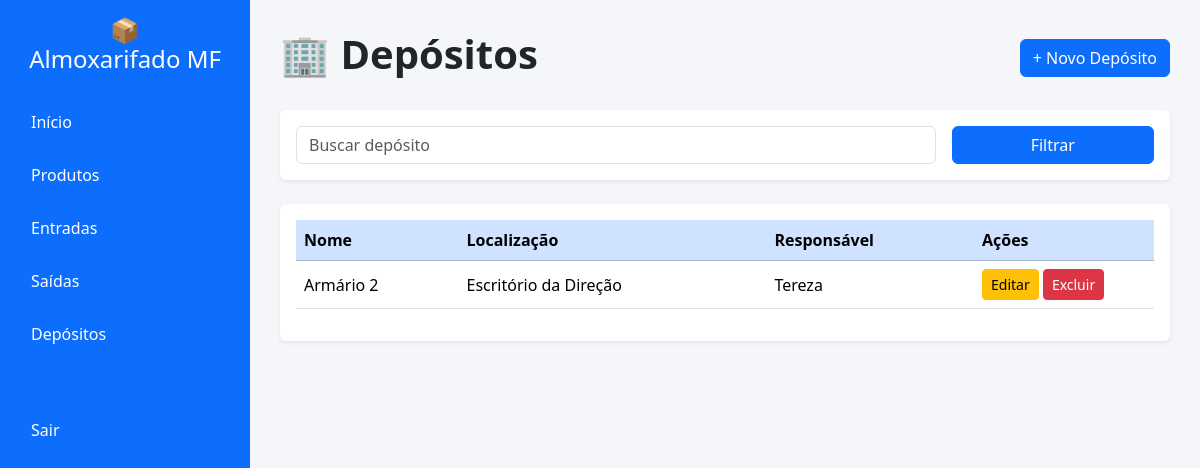
Page /depositos/ on the committed database.
### estoque/models.py (models this page shows, shortened)
class Depositos(models.Model):
    nome = models.CharField(max_length=100)
    localizacao = models.CharField(max_length=100)
    responsavel = models.CharField(max_length=100)

### estoque/views.py (the view)
# urls.py: path("depositos/", views.depositos, name="depositos"),
def depositos(request):
    depositos = Depositos.objects.all()
    return render(request, 'depositos.html', {'depositos': depositos})

### estoque/templates/depositos.html (shortened to what this page needs)
{% extends 'base.html' %}
{% block content %}
<div class="d-flex justify-content-between align-items-center mb-4">
    <h1 class="fw-bold">
        🏢 Depósitos
    </h1>
    <a href="{% url 'cadastrar_deposito' %}" class="btn btn-primary">
        + Novo Depósito
    </a>
</div>
<div class="card border-0 shadow-sm mb-4">
    <div class="card-body">
        <form method="GET">
            <div class="row g-3">
                <div class="col-md-9">
                    <input type="text" name="nome" class="form-control" placeholder="Buscar depósito">
                </div>
                <div class="col-md-3">
                    <button type="submit" class="btn btn-primary w-100">
                        Filtrar
                    </button>
                </div>
            </div>
        </form>
    </div>
</div>
<div class="card border-0 shadow-sm">
    <div class="card-body">
        <table class="table table-hover align-middle">
            <thead class="table-primary">
                <tr>
                    <th>Nome</th>
                    <th>Localização</th>
                    <th>Responsável</th>
                    <th width="180">Ações</th>
                </tr>
            </thead>
            <tbody>
                {% for deposito in depositos %}
                <tr>
                    <td>{{ deposito.nome }}</td>
                    <td>{{ deposito.localizacao }}</td>
                    <td>{{ deposito.responsavel }}</td>
                    <td>
                        <button class="btn btn-warning btn-sm">
                            Editar
                        </button>
                        <button class="btn btn-danger btn-sm">
                            Excluir
                        </button>
                    </td>
                </tr>
                {% empty %}
                <tr>
                    <td colspan="4" class="text-center text-muted">
                        Nenhum depósito cadastrado.
                    </td>
                </tr>
                {% endfor %}
            </tbody>
        </table>
    </div>
</div>
{% endblock %}

### estoque/templates/base.html (style rules this page uses)
body { background:#f4f6f9; }

### rows in the picture
Depositos: nome "Armário 2", localizacao "Escritório da Direção", responsavel "Tereza"
